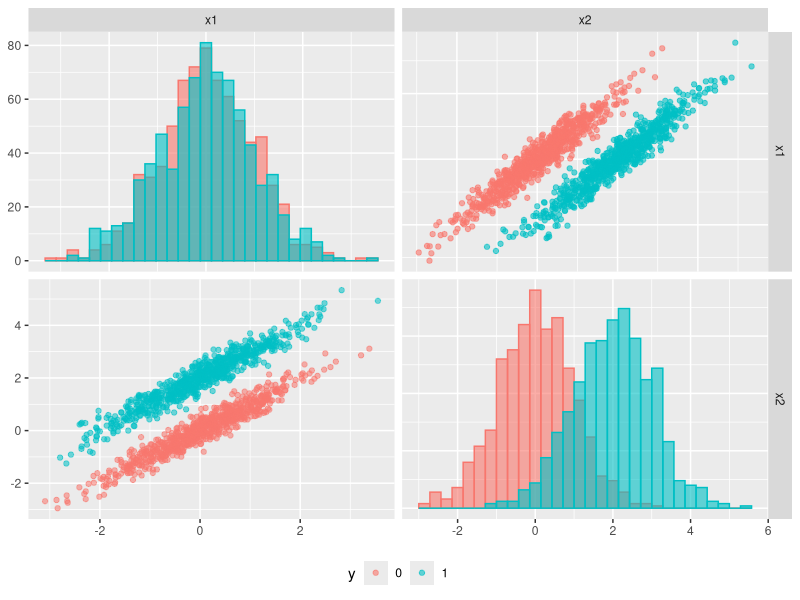

Recreate this plot in R.
# check if thelibraries are installed, otherwise install
if (!requireNamespace("GGally")) {
  install.packages("GGally")
}
if (!requireNamespace("ggplot2")) {
  install.packages("ggplot2")
}
if (!requireNamespace("mvtnorm")) {
  install.packages("mvtnorm")
}

library(GGally)
library(ggplot2)
library(mvtnorm)

custom_hist <- function(data, mapping, ...){
  ggplot(data = data, mapping = mapping) +
    geom_histogram(data = data[data$y == 0,], fill = "#F8766D", alpha = 0.6) +
    geom_histogram(data = data[data$y == 1,], fill = "#00BFC4", alpha = 0.6)
}

#Parameters
variance=1
n_data=1500


# Create the class vector
y = c(rep(1,n_data/2),rep(0,n_data/2))
# Create a multi-variate  normal distribution
covariance_matrix = matrix(c(variance,
                             0.96*variance,0.96*variance,
                             variance),
                           ncol= 2)
x = rmvnorm(n_data,
            mean = c(0,0),
            sigma = covariance_matrix
            )
x1 = x[,1]
x2 = x[,2]
# add a constant if y is 1 to x2
x2[y==1] = x2[y==1]+2*variance

# Create a dataframe with x and y
data = data.frame(x1=x1,x2=x2,y=y)
data$y = as.factor(data$y)

# Use ggpairs only for x and x1 
graph<- ggpairs(data = data,
                columns = c("x1","x2"),
                legend=2,
                aes(group = y,colour=y, alpha = 0.6),
                upper = list(continuous = wrap("points", alpha = 0.6)),
                diag = list(continuous = custom_hist)
                )+
  theme(legend.position = "bottom")

#Save the plot
ggsave(filename = "slides/feature-selection/figure/guyon_example_correlation.png",
       plot = graph,
       width = 10, height = 10, units = "cm")
